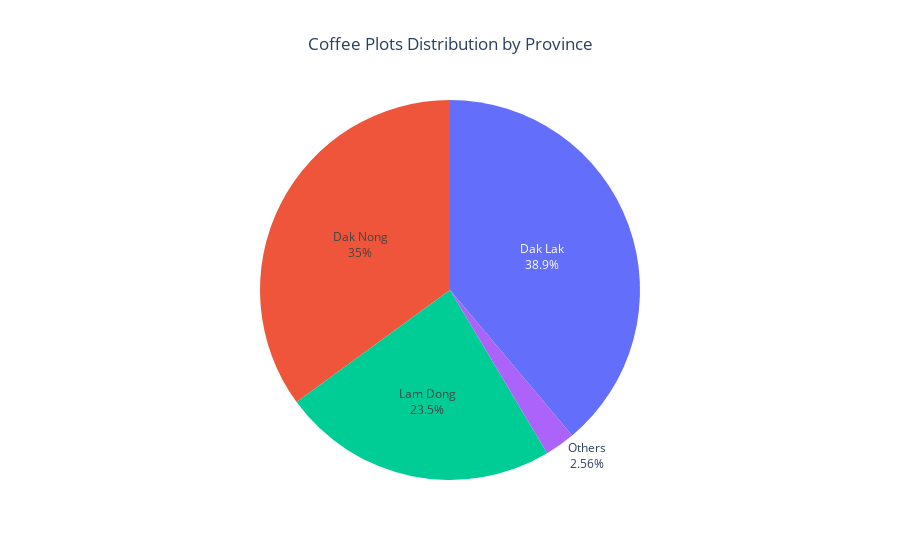

The cell this chart's notebook holds for it:
### Markdown cell above
# Overal information about coffee plots

### Code cell
import plotly.express as px
import pandas as pd


# Calculate the percentage of plots for each label
data = df_clean['tinh_2016_label'].value_counts(normalize=True).reset_index()
data.columns = ['Province', 'Percentage']

# Convert the proportions to percentages
data['Percentage'] = data['Percentage'] * 100

# Create the pie chart
fig = px.pie(data_frame=data, 
             values='Percentage', 
             names='Province', 
             title='Coffee Plots Distribution by Province',
             labels={'Percentage': 'Percentage (%)'})

fig.update_traces(textinfo='percent+label')  # Show percentage and label in each pie sector
fig.update_layout(showlegend=False, title={'x': 0.5})  # Remove the legend and center the title

fig.show()

### Figure 1 — Plotly figure (JSON) as saved in the notebook; plotly's stock layout.template omitted (floating-point values rounded to 4 significant figures)
{"data": [{"domain": {"x": [0, 1], "y": [0, 1]}, "hovertemplate": "Province=%{label}<br>Percentage (%)=%{value}<extra></extra>", "labels": ["Dak Lak", "Dak Nong", "Lam Dong", "Others"], "legendgroup": "", "name": "", "showlegend": true, "textinfo": "percent+label", "type": "pie", "values": [38.89, 35.04, 23.5, 2.564]}], "layout": {"legend": {"tracegroupgap": 0}, "showlegend": false, "title": {"text": "Coffee Plots Distribution by Province", "x": 0.5}}}
